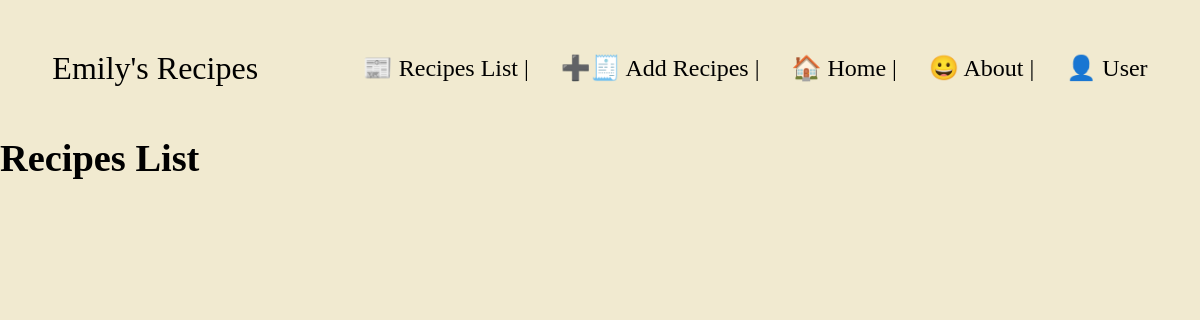
Before: /recipes/ with the older database file.
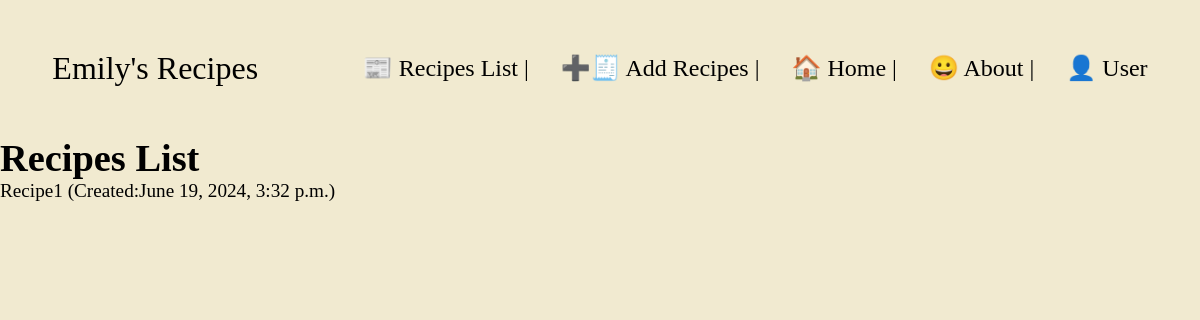
After: the same page with the newer database file.
### recipes/models.py (models this page shows, shortened)
class Recipe(models.Model):
    name = models.CharField(max_length=64)
    time = models.IntegerField()
    servings = models.IntegerField()
    description = models.TextField()
    direction = models.TextField()
    author = models.ForeignKey(CustomUser, on_delete=models.CASCADE, related_name="recipes", null=True)
    date_created = models.DateTimeField(auto_now_add=True)

### recipes/views.py (the view)
# urls.py: path('recipes/', include('recipes.urls')),
def recipes(request):
    return render(request, "recipes/recipes.html",{
        "recipes": Recipe.objects.all()
    })

### recipes/templates/recipes/recipes.html (shortened to what this page needs)
{% extends 'recipes/layout.html'%}
{% block body %}
    <h1>Recipes List</h1>
    <ul>
        {% for recipe in recipes %}
        <li>
            <a href="{% url 'recipe' recipe.id %}">
                Recipe{{recipe.id}} (Created:{{recipe.date_created}})
            </a>
        </li>
        {% endfor%}
    </ul>
{% endblock %}

Changed rows visible on the page:
added Recipe: id "1", date_created "June 19, 2024, 3:32 p.m."
